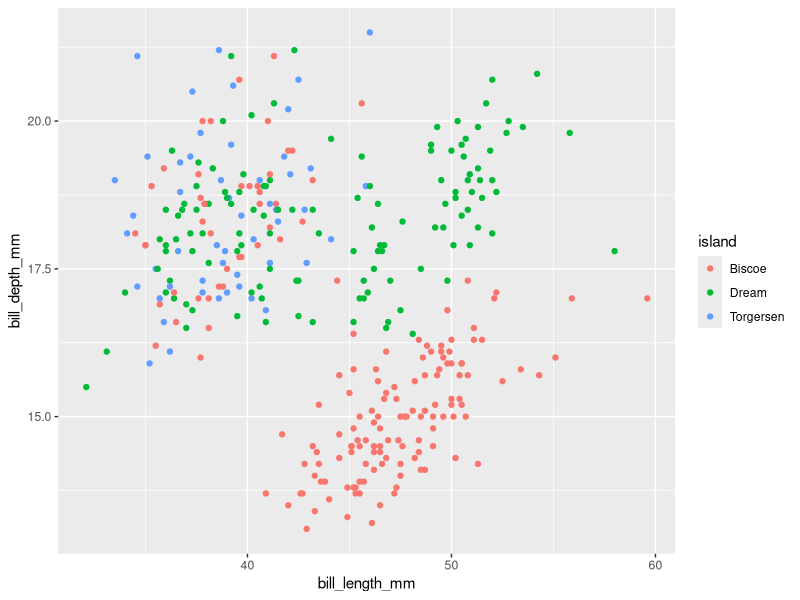
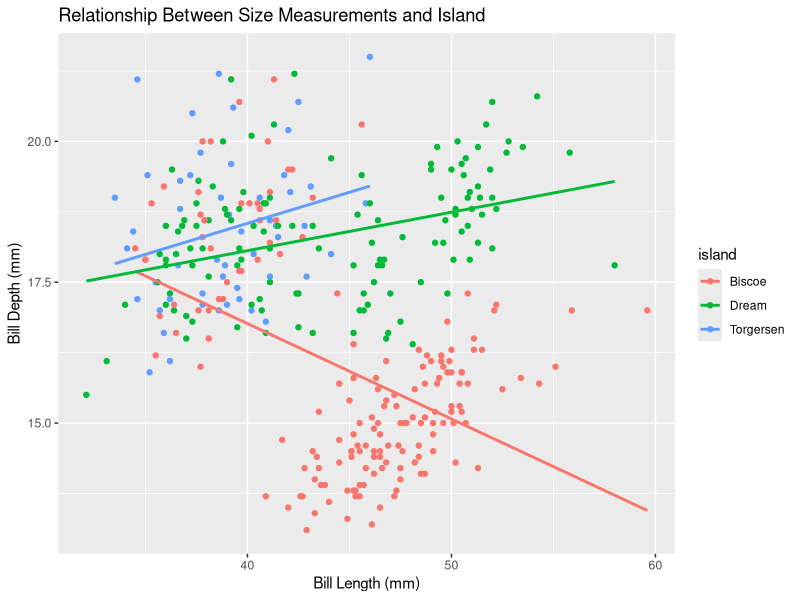
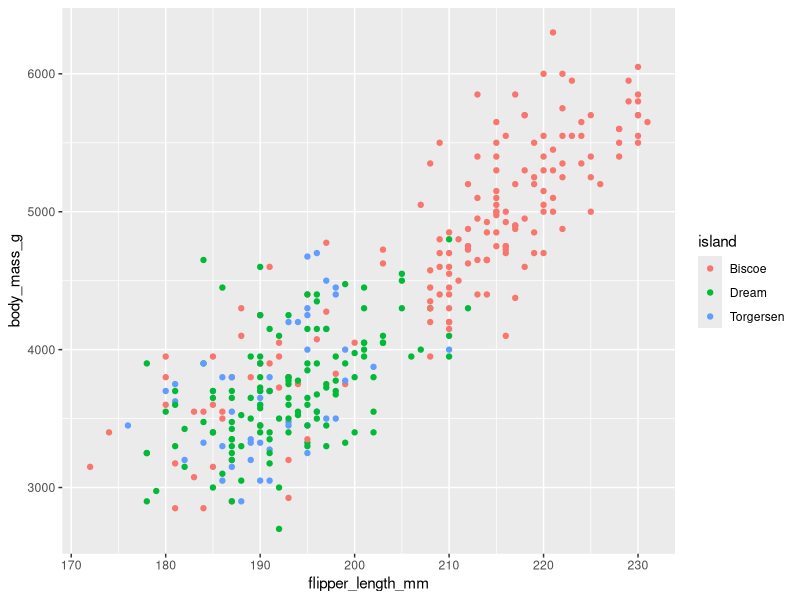
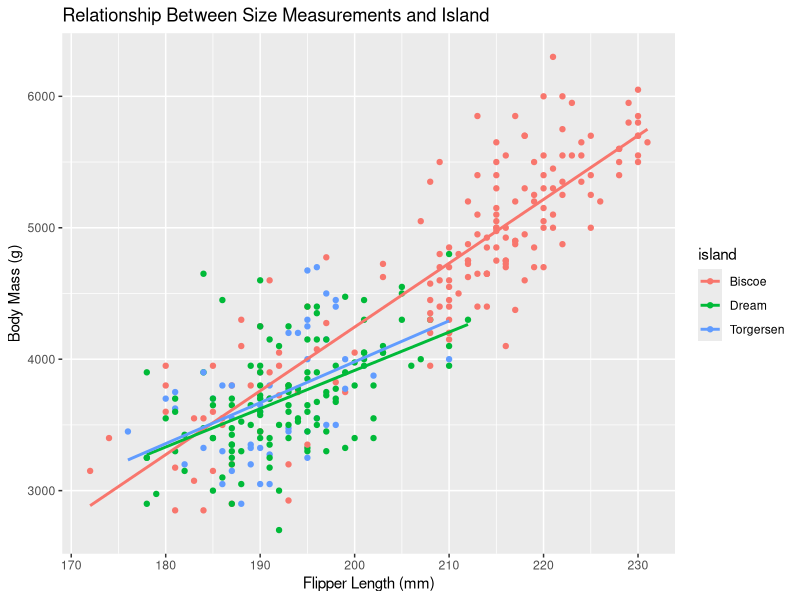
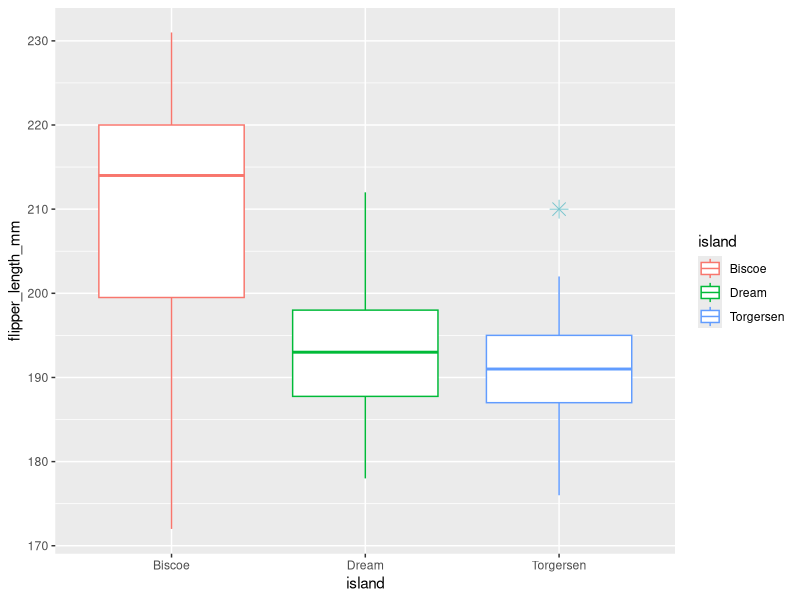

R code for these plots, in order:
## ---- chunk 1
library(tidyverse)
library(palmerpenguins)
penguins_data <- penguins
penguins_data
## ---- chunk 2
length_and_depth <- ggplot(data = penguins) +
  geom_point(mapping = aes(x = bill_length_mm, y = bill_depth_mm, color = island))
length_and_depth
## ---- chunk 3
length_and_depthline <- ggplot(data = penguins, aes(x = bill_length_mm, y = bill_depth_mm, color = island)) +
  geom_point() +
  geom_smooth(method = "lm", se = FALSE) +
  labs(title = "Relationship Between Size Measurements and Island",
       x = "Bill Length (mm)",
       y = "Bill Depth (mm)")
length_and_depthline
## ---- chunk 4
flipper_and_mass <- ggplot(data = penguins) +
  geom_point(mapping = aes(x = flipper_length_mm, y = body_mass_g, color = island))
flipper_and_mass
## ---- chunk 5
flipper_and_massline <- ggplot(data = penguins, aes(x = flipper_length_mm, y = body_mass_g, color = island)) +
  geom_point() +
  geom_smooth(method = "lm", se = FALSE) +
  labs(title = "Relationship Between Size Measurements and Island",
       x = "Flipper Length (mm)",
       y = "Body Mass (g)")
flipper_and_massline
## ---- chunk 6
flipper_boxplot <- ggplot(penguins, aes(x=island, y=flipper_length_mm, color = island)) +
  geom_boxplot(notch=FALSE, outlier.colour="cadetblue3", outlier.shape=8,
               outlier.size=4)
flipper_boxplot
